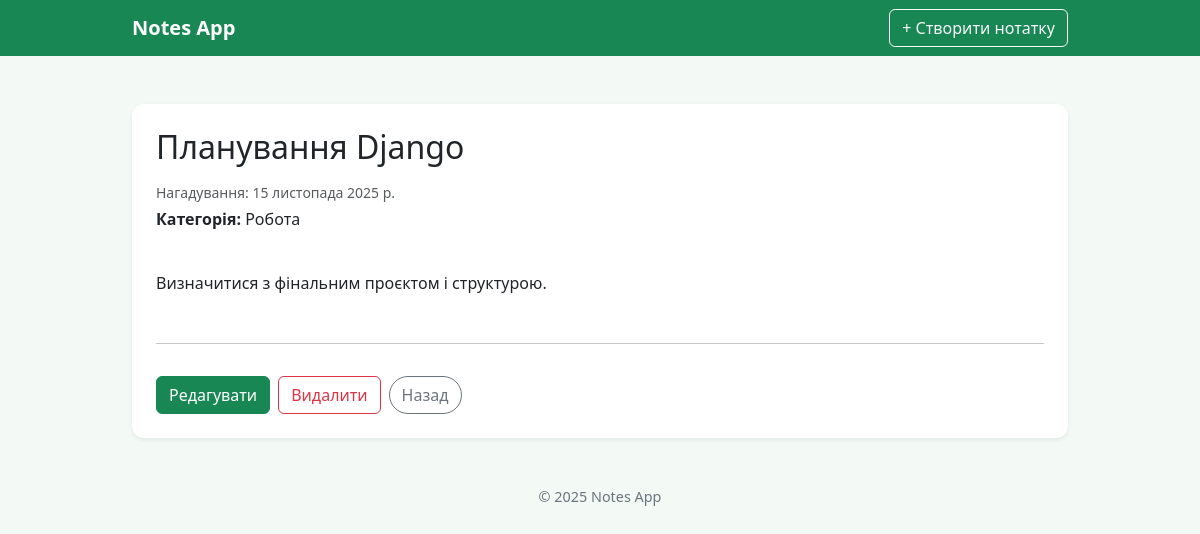
/1/, run on the app's committed database.
### notes/models.py (models this page shows, shortened)
class Notes(models.Model):
    title = models.CharField(
        max_length=200,
        verbose_name='Назва нотатки'
    )
    text = models.TextField(
        verbose_name='Текст'
    )
    reminder = models.DateField(
        null=True,
        blank=True,
        verbose_name='Дата нагадування'
    )
    category = models.ForeignKey(
        Category,
        on_delete=models.CASCADE,  # якщо видалять, то зникнуть нотатки
        related_name="notes",      # для доступу до category.notes.all()
        verbose_name='Категорія'
    )
    class Meta:
        ordering = ["-reminder", "title"]  #сортування, де нагадування ближче
        verbose_name = 'Нотатка'
        verbose_name_plural = 'Нотатки'

class Category(models.Model):
    title = models.CharField(
        max_length=200,
        verbose_name='Назва категорії'
    )
    class Meta:
        ordering = ['title']
        verbose_name = 'Категорія'
        verbose_name_plural = 'Категорії'

### notes/views.py (the view)
# urls.py: path('<int:pk>/', note_detail_view, name='note_detail'),
def note_detail_view(request, pk):
    note = get_object_or_404(Notes, pk=pk)
    return render(request, 'note_detail.html', {'note': note})

### notes/templates/note_detail.html (shortened to what this page needs)
{% extends 'base.html' %}
{% block content %}
<div class="container-main mx-auto">
    <div class="card p-4 shadow-sm mb-4">
        <h2 class="mb-3">{{ note.title }}</h2>
        <p class="text-muted small mb-1">
            {% if note.reminder %}
                Нагадування: {{ note.reminder }}
            {% else %}
                <span class="text-secondary">Без нагадування</span>
            {% endif %}
        </p>
        <p class="mb-2">
            <strong>Категорія:</strong> {{ note.category.title }}
        </p>
        <p class="mt-3">{{ note.text|linebreaks }}</p>
        <hr>
        <div class="d-flex gap-2 mt-3">
            <a href="{% url 'notes:edit_note' note.id %}" class="btn btn-success">
                Редагувати
            </a>
            <a href="{% url 'notes:delete_note' note.id %}"
               class="btn btn-outline-danger">
                Видалити
            </a>
            <a href="{% url 'notes:index' %}" class="btn btn-outline-secondary">
                Назад
            </a>
        </div>
    </div>
</div>
{% endblock %}

### notes/static/notes/style.css (style rules this page uses)
body { background-color: #f3f9f5; }
.container-main { max-width: 960px; }
a { color: #198754; text-decoration: none; }
.card { border-radius: 12px; border: none; box-shadow: 0 2px 8px rgba(0,0,0,0.05); }
.btn-outline-secondary { border-radius: 50px; color: #6c757d; }

### data on the page
Notes: title "Планування Django", reminder "15 листопада 2025 р.", category "Робота", text "Визначитися з фінальним проєктом і структурою."
